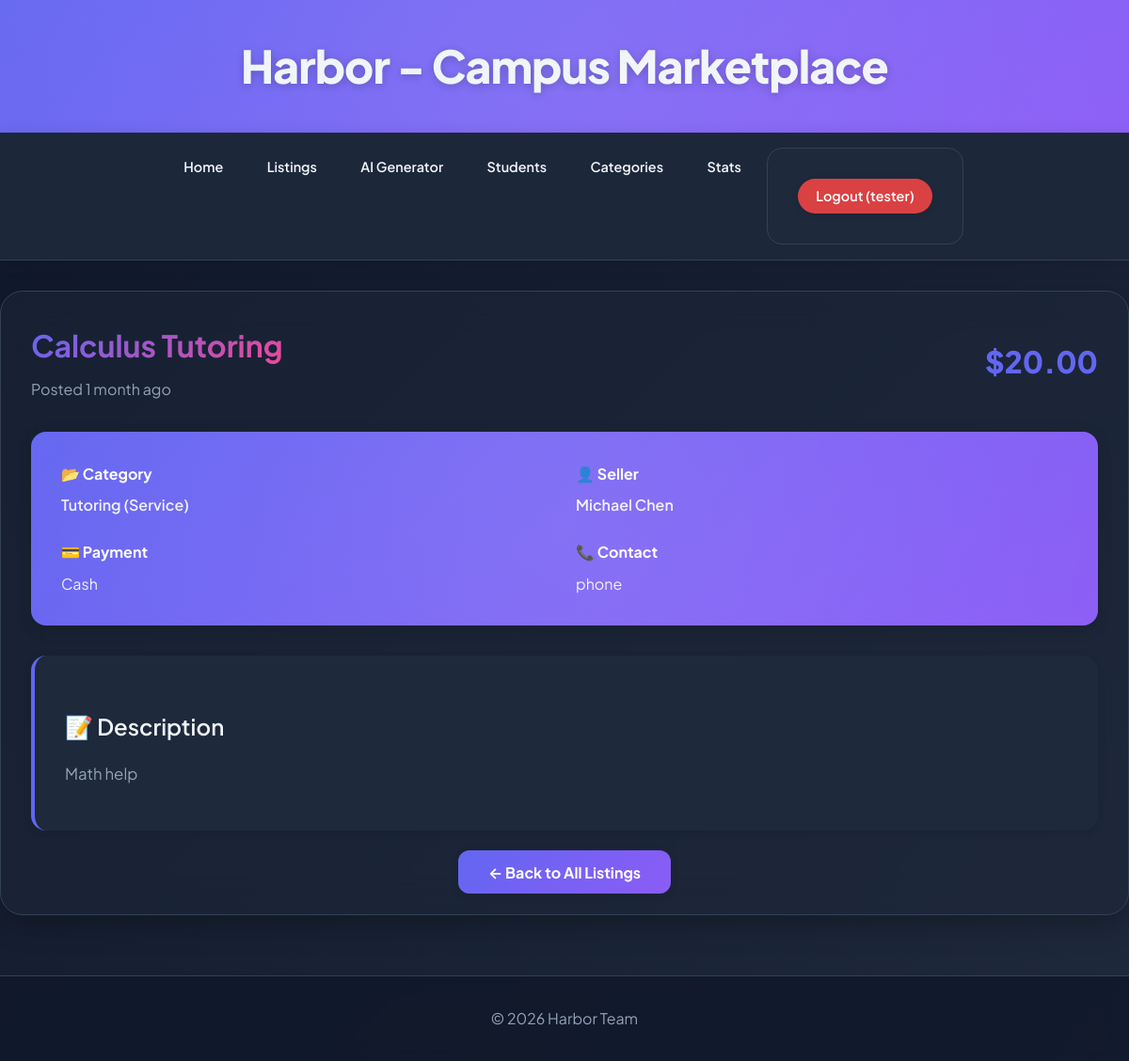
The page /listings/2/ (signed in) on the database its author committed.
### listings/models.py (models this page shows, shortened)
class Listing(models.Model):
    PAYMENT_METHODS = [
        ('VENMO', 'Venmo'),
        ('CASH', 'Cash'),
        ('PAYPAL', 'PayPal'),
        ('ZELLE', 'Zelle'),
    ]
    seller = models.ForeignKey(
        Student,
        on_delete=models.CASCADE,
        related_name='listings'
    )
    category = models.ForeignKey(
        Category,
        on_delete=models.PROTECT,
        related_name='listings'
    )
    title = models.CharField(max_length=200)
    description = models.TextField(max_length=1000)
    price = models.DecimalField(
        max_digits=10,
        decimal_places=2,
        null=True,
        blank=True,
        help_text="Price in USD (leave blank for free/donations)"
    )
    contact_method = models.CharField(max_length=200)
    accepted_payment = models.CharField(
        max_length=20,
        choices=PAYMENT_METHODS,
        default='VENMO'
    )
    is_active = models.BooleanField(default=True)
    created_at = models.DateTimeField(auto_now_add=True)
    updated_at = models.DateTimeField(auto_now=True)
    class Meta:
        ordering = ['-created_at']
        constraints = [
            models.UniqueConstraint(
                fields=['seller', 'title'],
                name='unique_listing_per_seller'
            )
        ]

class Category(models.Model):
    CATEGORY_TYPES = [
        ('SERVICE', 'Service'),
        ('FUNDRAISER', 'Fundraiser'),
        ('SELLER', 'Seller'),
    ]
    name = models.CharField(max_length=100)
    category_type = models.CharField(max_length=20, choices=CATEGORY_TYPES)
    description = models.TextField(max_length=300, blank=True)
    class Meta:
        ordering = ['name']
        verbose_name_plural = 'Categories'
        constraints = [
            models.UniqueConstraint(
                fields=['name', 'category_type'],
                name='unique_category_name_per_type'
            )
        ]
    def get_absolute_url(self):
        from django.urls import reverse
        return reverse('category_detail', args=[str(self.id)])

class Student(models.Model):
    first_name = models.CharField(max_length=100)
    last_name = models.CharField(max_length=100)
    university_email = models.EmailField(
        unique=True,
        validators=[EmailValidator()],
        help_text="Must be a valid .edu email address"
    )
    phone_number = models.CharField(max_length=15, blank=True)
    bio = models.TextField(max_length=500, blank=True)
    is_verified = models.BooleanField(default=False)
    created_at = models.DateTimeField(auto_now_add=True)
    updated_at = models.DateTimeField(auto_now=True)
    class Meta:
        ordering = ['-created_at']
        constraints = [
            models.UniqueConstraint(
                fields=['university_email'],
                name='unique_student_email'
            )
        ]
    def get_absolute_url(self):
        from django.urls import reverse
        return reverse('student_detail', args=[str(self.id)])

### listings/views.py (the view)
# urls.py: path('listings/<int:pk>/', login_required(ListingDetailView.as_view()), name='listing_detail'),
class ListingDetailView(DetailView):
    model = Listing
    template_name = 'listings/listing_detail.html'
    context_object_name = 'listing'

### listings/templates/listings/listing_detail.html (shortened to what this page needs)
{% extends "base.html" %}
{% block content %}
    <div style="display: flex; justify-content: space-between; align-items: center; margin-bottom: 2rem;">
        <div>
            <h2 style="margin-bottom: 0.5rem;">{{ listing.title }}</h2>
            <p style="color: var(--text-secondary);">Posted {{ listing.created_at|timesince }} ago</p>
        </div>
        <div style="font-size: 2rem; font-weight: 800; color: var(--primary);">
            ${{ listing.price|default:"Free" }}
        </div>
    </div>
    <div class="stats-card" style="margin-bottom: 2rem;">
        <div class="grid grid-2">
            <div>
                <strong style="color: white; display: block; margin-bottom: 0.5rem;">📂 Category</strong>
                <a href="{{ listing.category.get_absolute_url }}" style="color: white; opacity: 0.9;">
                    {{ listing.category.name }} ({{ listing.category.get_category_type_display }})
                </a>
            </div>
            <div>
                <strong style="color: white; display: block; margin-bottom: 0.5rem;">👤 Seller</strong>
                <a href="{{ listing.seller.get_absolute_url }}" style="color: white; opacity: 0.9;">
                    {{ listing.seller.first_name }} {{ listing.seller.last_name }}
                </a>
            </div>
            <div>
                <strong style="color: white; display: block; margin-bottom: 0.5rem;">💳 Payment</strong>
                <span style="color: white; opacity: 0.9;">{{ listing.get_accepted_payment_display }}</span>
            </div>
            <div>
                <strong style="color: white; display: block; margin-bottom: 0.5rem;">📞 Contact</strong>
                <span style="color: white; opacity: 0.9;">{{ listing.contact_method }}</span>
            </div>
        </div>
    </div>
    <div class="detail-card">
        <h3>📝 Description</h3>
        <p style="line-height: 1.8; font-size: 1.05rem;">{{ listing.description }}</p>
    </div>
    <div style="margin-top: 2rem; text-align: center;">
        <a href="{% url 'listing_list' %}" class="btn">← Back to All Listings</a>
    </div>
{% endblock %}

### listings/templates/base.html (shortened to what this page needs)
{% load static %}
<!DOCTYPE html>
<html lang="en">
<head>
    <link rel="stylesheet" href="{% static 'listings/css/styles.css' %}">
</head>
<body>
    <header class="header">
        <h1>Harbor - Campus Marketplace</h1>
    </header>
<nav class="navbar">
    <a href="{% url 'home' %}">Home</a>
    {% if user.is_authenticated %}
        <a href="{% url 'listing_list' %}">Listings</a>
        <a href="{% url 'create_local_ai' %}"> AI Generator</a>
        <a href="{% url 'student_list' %}">Students</a>
        <a href="{% url 'category_list' %}">Categories</a>
        <a href="{% url 'aggregation_stats' %}">Stats</a>
        <form method="post" action="{% url 'account_logout' %}" style="display: inline; margin: 0;">
            <button type="submit" style="background: rgba(239, 68, 68, 0.9); padding: 0.6rem 1.2rem; border-radius: 50px; border: none; color: white; font-weight: 600; cursor: pointer; font-size: 0.9rem; transition: all 0.3s ease;">
                Logout ({{ user.username }})
            </button>
        </form>
    {% else %}
        <a href="{% url 'account_login' %}">Login</a>
        <a href="{% url 'account_signup' %}">Sign Up</a>
    {% endif %}
</nav>
    <main class="container">
        {% block content %}
        {% endblock %}
    </main>
    <footer class="footer">
        <p>&copy; 2026 Harbor Team</p>
    </footer>
</body>
</html>

### listings/static/listings/css/styles.css (style rules this page uses)
:root { --primary: #6366f1; --primary-dark: #4f46e5; --secondary: #ec4899; --accent: #8b5cf6; --success: #10b981; --warning: #f59e0b; --bg-main: #0f172a; --bg-card: #1e293b; --bg-hover: #334155; --text-primary: #f1f5f9; --text-secondary: #94a3b8; --border: #334155; --shadow-sm: 0 2px 8px rgba(0, 0, 0, 0.1); --shadow-md: 0 4px 16px rgba(0, 0, 0, 0.15); --shadow-lg: 0 10px 30px rgba(0, 0, 0, 0.25); --glow: 0 0 20px rgba(99, 102, 241, 0.3); }
* { margin: 0; padding: 0; box-sizing: border-box; }
body { font-family: 'Plus Jakarta Sans', -apple-system, BlinkMacSystemFont, 'Segoe UI', sans-serif; background: linear-gradient(135deg, #0f172a 0%, #1e293b 100%); color: var(--text-primary); line-height: 1.6; min-height: 100vh; }
.header { background: linear-gradient(135deg, var(--primary) 0%, var(--accent) 100%); padding: 2rem; text-align: center; position: relative; overflow: hidden; box-shadow: var(--shadow-lg); }
.header::before { content: ''; position: absolute; top: -50%; right: -50%; width: 200%; height: 200%; background: radial-gradient(circle, rgba(255,255,255,0.1) 0%, transparent 70%); animation: rotate 20s linear infinite; }
.header h1 { font-size: clamp(1.8rem, 4vw, 3rem); font-weight: 800; letter-spacing: -0.02em; position: relative; z-index: 1; text-shadow: 0 2px 10px rgba(0, 0, 0, 0.2); }
.navbar { background: rgba(30, 41, 59, 0.95); backdrop-filter: blur(10px); padding: 1rem 2rem; display: flex; justify-content: center; gap: 0.5rem; flex-wrap: wrap; position: sticky; top: 0; z-index: 100; border-bottom: 1px solid var(--border); box-shadow: var(--shadow-md); }
.navbar a { color: var(--text-primary); text-decoration: none; padding: 0.6rem 1.2rem; border-radius: 50px; transition: all 0.3s cubic-bezier(0.4, 0, 0.2, 1); font-weight: 600; font-size: 0.9rem; position: relative; overflow: hidden; }
.navbar a::before { content: ''; position: absolute; top: 0; left: 0; width: 100%; height: 100%; background: linear-gradient(135deg, var(--primary), var(--accent)); transform: scaleX(0); transform-origin: right; transition: transform 0.3s ease; z-index: -1; border-radius: 50px; }
.container { max-width: 1200px; margin: 2rem auto; padding: 2rem; background: rgba(30, 41, 59, 0.5); backdrop-filter: blur(20px); border-radius: 24px; box-shadow: var(--shadow-lg); border: 1px solid var(--border); }
h2 { font-size: 2rem; font-weight: 700; margin-bottom: 1.5rem; background: linear-gradient(135deg, var(--primary), var(--secondary)); -webkit-background-clip: text; -webkit-text-fill-color: transparent; background-clip: text; }
h3 { font-size: 1.5rem; font-weight: 600; margin: 1.5rem 0 1rem; color: var(--text-primary); }
a { color: var(--primary); text-decoration: none; font-weight: 600; transition: all 0.2s ease; position: relative; }
form { background: var(--bg-card); padding: 2rem; border-radius: 16px; margin: 2rem 0; border: 1px solid var(--border); }
button, .btn { background: linear-gradient(135deg, var(--primary), var(--accent)); color: white; padding: 0.8rem 2rem; border: none; border-radius: 12px; cursor: pointer; font-weight: 700; font-size: 1rem; transition: all 0.3s ease; box-shadow: var(--shadow-sm); font-family: inherit; }
.detail-card { background: var(--bg-card); padding: 2rem; margin: 2rem 0; border-radius: 16px; border-left: 4px solid var(--primary); box-shadow: var(--shadow-sm); }
.detail-card p { margin: 0.8rem 0; color: var(--text-secondary); }
.stats-card { background: linear-gradient(135deg, var(--primary) 0%, var(--accent) 100%); padding: 2rem; margin: 1.5rem 0; border-radius: 16px; box-shadow: var(--shadow-md); position: relative; overflow: hidden; }
.stats-card::after { content: ''; position: absolute; top: -50%; right: -50%; width: 200%; height: 200%; background: radial-gradient(circle, rgba(255,255,255,0.1) 0%, transparent 60%); }
.footer { background: rgba(15, 23, 42, 0.8); backdrop-filter: blur(10px); color: var(--text-secondary); text-align: center; padding: 2rem; margin-top: 4rem; border-top: 1px solid var(--border); }
.grid { display: grid; gap: 1.5rem; }
@media (min-width: 768px) { .grid-2 { grid-template-columns: repeat(2, 1fr); } }

### rows shown on the page
Listing: title "Calculus Tutoring", created_at "1 month", price "20.00", category.name "Tutoring", category.category_type "Service", seller.first_name "Michael", seller.last_name "Chen", accepted_payment "Cash", contact_method "phone", description "Math help"

### other values the page prints
{{ user.username }} "tester"
